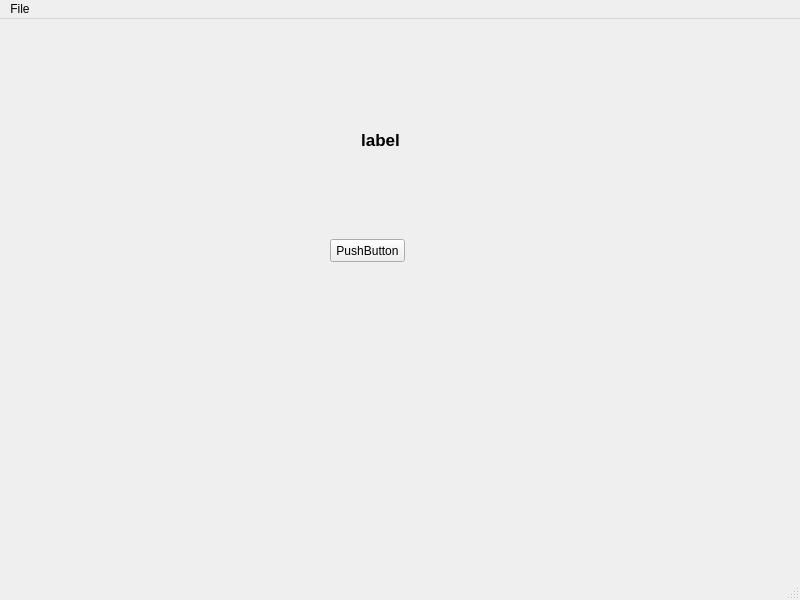
<?xml version="1.0" encoding="UTF-8"?>
<ui version="4.0">
 <class>MainWindow</class>
 <widget class="QMainWindow" name="MainWindow">
  <property name="geometry">
   <rect>
    <x>0</x>
    <y>0</y>
    <width>800</width>
    <height>600</height>
   </rect>
  </property>
  <property name="windowTitle">
   <string>MainWindow</string>
  </property>
  <widget class="QWidget" name="centralwidget">
   <widget class="QPushButton" name="button1">
    <property name="geometry">
     <rect>
      <x>330</x>
      <y>220</y>
      <width>75</width>
      <height>23</height>
     </rect>
    </property>
    <property name="text">
     <string>PushButton</string>
    </property>
   </widget>
   <widget class="QLabel" name="label1">
    <property name="geometry">
     <rect>
      <x>270</x>
      <y>100</y>
      <width>221</width>
      <height>41</height>
     </rect>
    </property>
    <property name="font">
     <font>
      <pointsize>13</pointsize>
      <weight>75</weight>
      <bold>true</bold>
     </font>
    </property>
    <property name="text">
     <string>label</string>
    </property>
    <property name="alignment">
     <set>Qt::AlignCenter</set>
    </property>
   </widget>
  </widget>
  <widget class="QMenuBar" name="menubar">
   <property name="geometry">
    <rect>
     <x>0</x>
     <y>0</y>
     <width>800</width>
     <height>23</height>
    </rect>
   </property>
   <widget class="QMenu" name="menuFile">
    <property name="title">
     <string>File</string>
    </property>
    <addaction name="separator"/>
    <addaction name="actionCopy"/>
    <addaction name="actionPaste"/>
   </widget>
   <addaction name="menuFile"/>
  </widget>
  <widget class="QStatusBar" name="statusbar"/>
  <action name="actionCopy">
   <property name="text">
    <string>Copy</string>
   </property>
   <property name="shortcut">
    <string>Ctrl+C</string>
   </property>
  </action>
  <action name="actionPaste">
   <property name="text">
    <string>Paste</string>
   </property>
  </action>
 </widget>
 <resources/>
 <connections/>
</ui>
